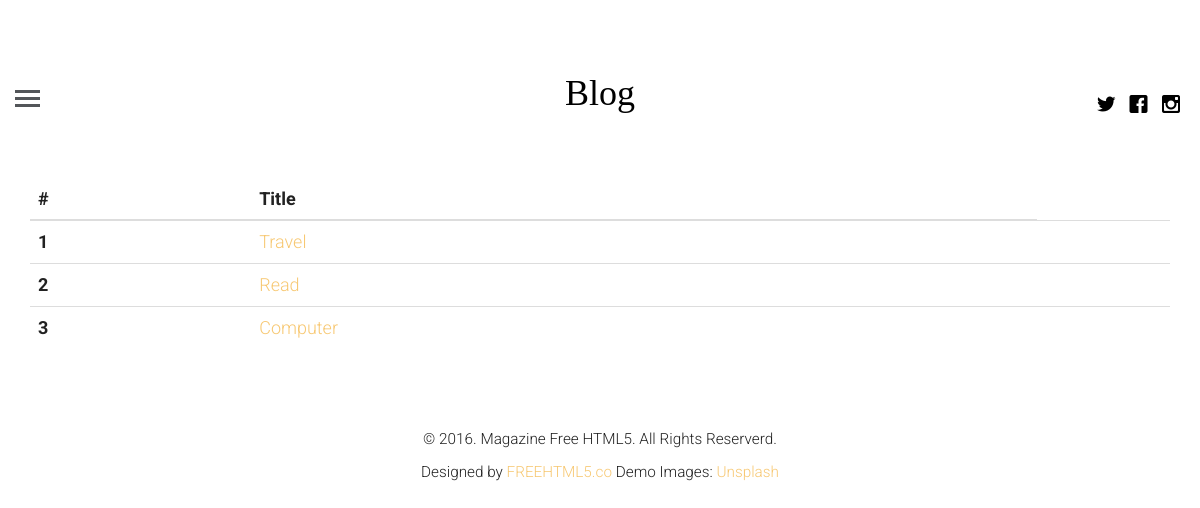
Page /category on the earlier database version.
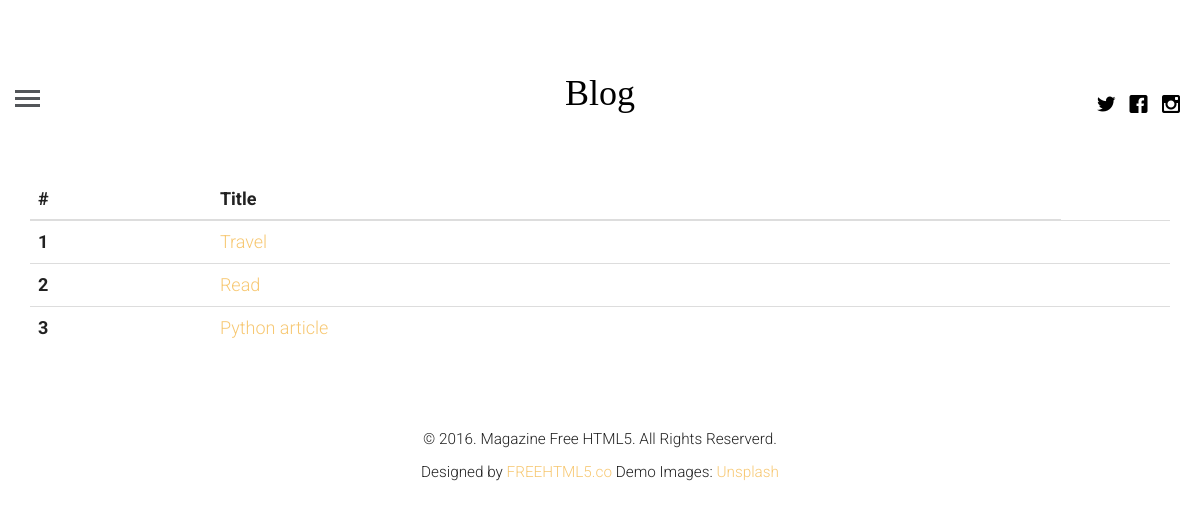
Same page on the later database version.
### blogApp/models.py (models this page shows, shortened)
class Category(models.Model):
    name = models.CharField(max_length=100)

### blogApp/views.py (the view)
# urls.py: path('category', views.getCategory, name="category"),
def getCategory(request):
    category = Category.objects.all()
    return render(request, "categoryTopics.html", {"category": category})

### templates/categoryTopics.html (shortened to what this page needs)
{% extends 'base.html' %}
{% block content %}
    <div class="container">
        <table class="table">
            <thead>
            <tr>
                <th scope="col">#</th>
                <th scope="col">Title</th>
            </tr>
            </thead>
            <tbody>
            {% for category in category %}
                <tr>
                    <th scope="row">{{ forloop.counter }}</th>
                    <td><a href="{% url 'topic' name=category.name %}">{{ category.name }}</a></td>
                    <td>    </td>
                </tr>
            {% endfor %}
            </tbody>
        </table>
    </div>
{% endblock %}

Differences in the rows shown:
changed Category: name "Computer" → "Python article"
